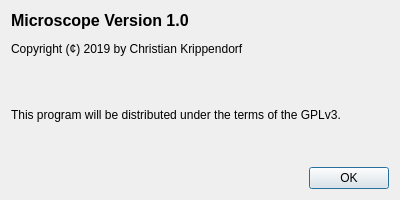
<?xml version="1.0" encoding="UTF-8"?>
<ui version="4.0">
 <class>AboutDialog</class>
 <widget class="QDialog" name="AboutDialog">
  <property name="geometry">
   <rect>
    <x>0</x>
    <y>0</y>
    <width>400</width>
    <height>200</height>
   </rect>
  </property>
  <property name="minimumSize">
   <size>
    <width>400</width>
    <height>200</height>
   </size>
  </property>
  <property name="windowTitle">
   <string>About Microscope</string>
  </property>
  <layout class="QGridLayout" name="gridLayout">
   <item row="0" column="0">
    <layout class="QVBoxLayout" name="verticalLayout">
     <item>
      <widget class="QLabel" name="label">
       <property name="text">
        <string>&lt;html&gt;&lt;head/&gt;&lt;body&gt;&lt;p&gt;&lt;span style=&quot; font-size:12pt; font-weight:600;&quot;&gt;Microscope Version 1.0&lt;/span&gt;&lt;/p&gt;&lt;p&gt;Copyright (¢) 2019 by Christian Krippendorf&lt;/p&gt;&lt;p&gt;&lt;br/&gt;&lt;/p&gt;&lt;p&gt;This program will be distributed under the terms of the GPLv3.&lt;/p&gt;&lt;/body&gt;&lt;/html&gt;</string>
       </property>
       <property name="alignment">
        <set>Qt::AlignLeading|Qt::AlignLeft|Qt::AlignTop</set>
       </property>
       <property name="wordWrap">
        <bool>true</bool>
       </property>
       <property name="margin">
        <number>10</number>
       </property>
      </widget>
     </item>
     <item>
      <widget class="QDialogButtonBox" name="buttonBox">
       <property name="orientation">
        <enum>Qt::Horizontal</enum>
       </property>
       <property name="standardButtons">
        <set>QDialogButtonBox::Ok</set>
       </property>
      </widget>
     </item>
    </layout>
   </item>
  </layout>
 </widget>
 <resources/>
 <connections>
  <connection>
   <sender>buttonBox</sender>
   <signal>accepted()</signal>
   <receiver>AboutDialog</receiver>
   <slot>accept()</slot>
   <hints>
    <hint type="sourcelabel">
     <x>248</x>
     <y>254</y>
    </hint>
    <hint type="destinationlabel">
     <x>157</x>
     <y>274</y>
    </hint>
   </hints>
  </connection>
  <connection>
   <sender>buttonBox</sender>
   <signal>rejected()</signal>
   <receiver>AboutDialog</receiver>
   <slot>reject()</slot>
   <hints>
    <hint type="sourcelabel">
     <x>316</x>
     <y>260</y>
    </hint>
    <hint type="destinationlabel">
     <x>286</x>
     <y>274</y>
    </hint>
   </hints>
  </connection>
 </connections>
</ui>
